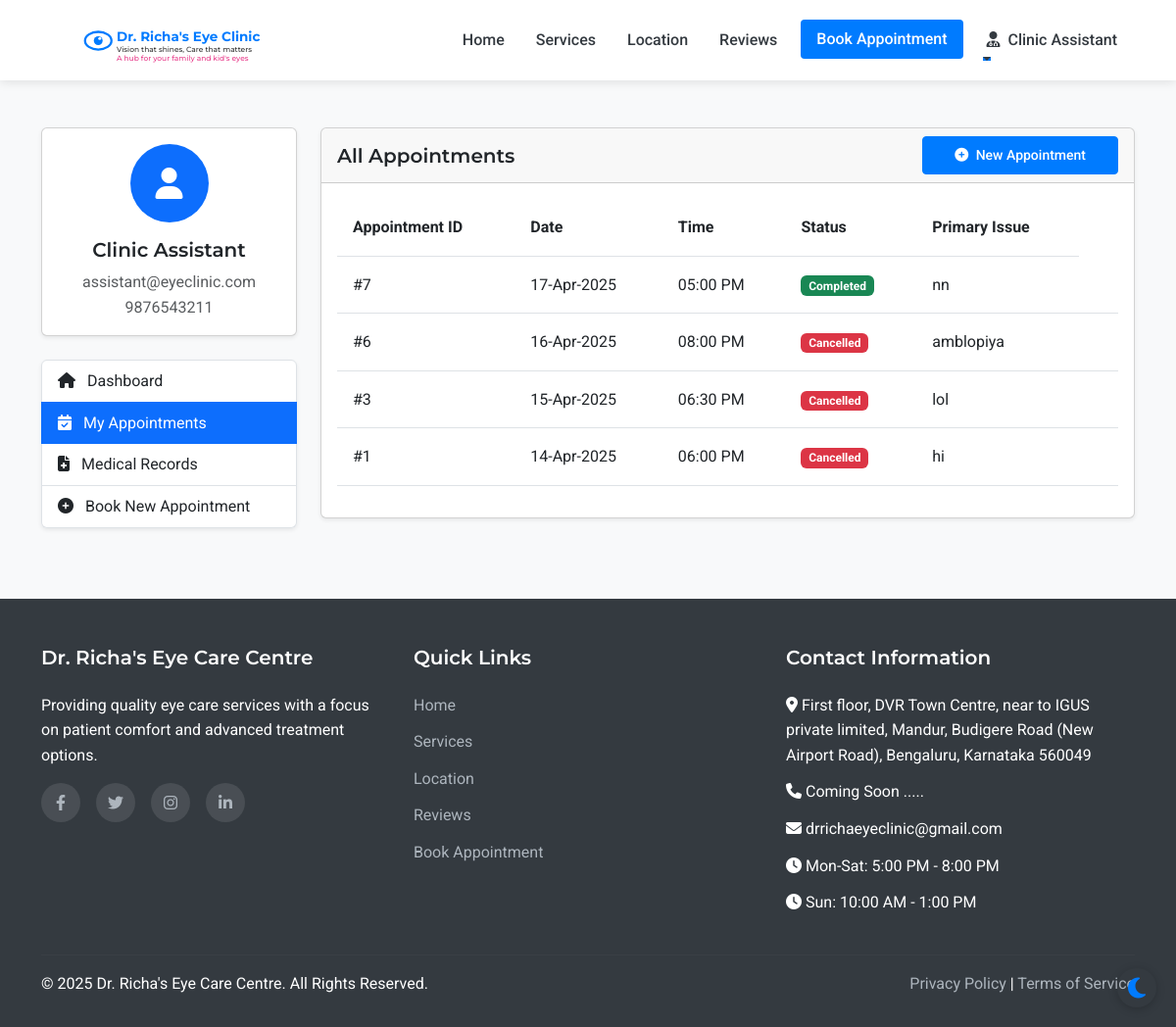
The page /patient/appointments (signed in) on the database as committed earlier.
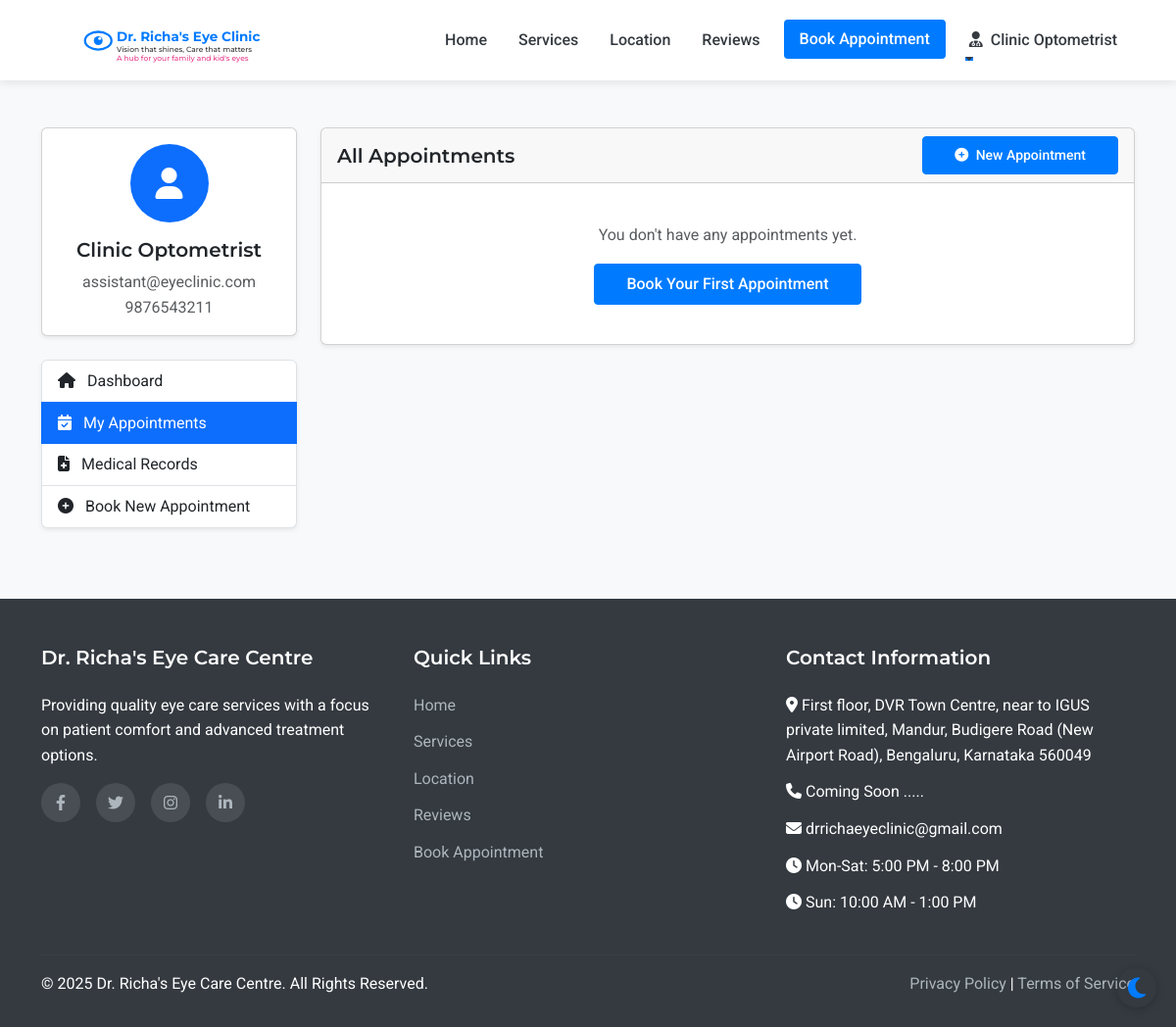
The same page on the database as committed later.
### models.py (models this page shows, shortened)
class Staff(UserMixin, db.Model):
    __abstract__ = True
    id = db.Column(db.Integer, primary_key=True)
    username = db.Column(db.String(64), unique=True, nullable=False)
    email = db.Column(db.String(120), unique=True, nullable=False)
    password_hash = db.Column(db.String(256), nullable=False)
    full_name = db.Column(db.String(100), nullable=False)
    mobile_number = db.Column(db.String(15), nullable=False)

class Assistant(Staff):
    __tablename__ = 'assistant'
    position = db.Column(db.String(100), nullable=True, default='Optometrist')
    full_name = db.Column(db.String(100), nullable=True, default='Optometrist')
    joining_date = db.Column(db.Date, nullable=True)
    salary_records = db.relationship('Salary', backref='assistant', lazy=True)

class Appointment(db.Model):
    id = db.Column(db.Integer, primary_key=True)
    patient_id = db.Column(db.Integer, db.ForeignKey('patient.id'), nullable=False)
    appointment_date = db.Column(db.Date, nullable=False)
    appointment_time = db.Column(db.Time, nullable=False)
    primary_issue = db.Column(db.Text, nullable=True)
    referral_info = db.Column(db.String(255), nullable=True)
    status = db.Column(db.String(20), default='scheduled')  # scheduled, completed, cancelled
    created_at = db.Column(db.DateTime, default=datetime.utcnow)
    consultation_fee = db.Column(db.Float, nullable=False, default=500.0)
    payment_status = db.Column(db.String(20), default='pending')  # pending, paid

### routes.py (the view)
@app.route('/patient/appointments')
@login_required
def patient_appointments():
    appointments = Appointment.query.filter_by(patient_id=current_user.id).order_by(desc(Appointment.appointment_date)).all()
    form = FlaskForm()
    return render_template('patient/appointments.html', appointments=appointments, form=form)

### templates/patient/appointments.html (shortened to what this page needs)
{% extends 'layout.html' %}
{% block content %}
<section class="py-5 bg-light">
    <div class="container">
        <div class="row">
            <div class="col-lg-3 mb-4">
                <div class="card shadow-sm mb-4">
                    <div class="card-body text-center">
                        <div class="avatar-circle bg-primary text-white mb-3">
                            <i class="fas fa-user fa-2x"></i>
                        </div>
                        <h5 class="card-title">{{ current_user.full_name }}</h5>
                        <p class="card-text text-muted mb-0">{{ current_user.email }}</p>
                        <p class="card-text text-muted">{{ current_user.mobile_number }}</p>
                    </div>
                </div>
                <div class="list-group shadow-sm">
                    <a href="{{ url_for('patient_dashboard') }}" class="list-group-item list-group-item-action">
                        <i class="fas fa-home me-2"></i> Dashboard
                    </a>
                    <a href="{{ url_for('patient_appointments') }}" class="list-group-item list-group-item-action active">
                        <i class="fas fa-calendar-check me-2"></i> My Appointments
                    </a>
                    <a href="{{ url_for('patient_medical_records') }}" class="list-group-item list-group-item-action">
                        <i class="fas fa-file-medical me-2"></i> Medical Records
                    </a>
                    <a href="{{ url_for('appointment') }}" class="list-group-item list-group-item-action">
                        <i class="fas fa-plus-circle me-2"></i> Book New Appointment
                    </a>
                </div>
            </div>
            <div class="col-lg-9">
                <div class="card shadow-sm mb-4">
                    <div class="card-header d-flex justify-content-between align-items-center">
                        <h5 class="mb-0">All Appointments</h5>
                        <a href="{{ url_for('appointment') }}" class="btn btn-primary btn-sm">
                            <i class="fas fa-plus-circle me-1"></i> New Appointment
                        </a>
                    </div>
                    <div class="card-body">
                        {% if appointments %}
                            <div class="table-responsive">
                                <table class="table table-hover">
                                    <thead>
                                        <tr>
                                            <th>Appointment ID</th>
                                            <th>Date</th>
                                            <th>Time</th>
                                            <th>Status</th>
                                            <th>Primary Issue</th>
                                        </tr>
                                    </thead>
                                    <tbody>
                                        {% for appointment in appointments %}
                                            <tr>
                                                <td>#{{ appointment.id }}</td>
                                                <td>{{ appointment.appointment_date.strftime('%d-%b-%Y') }}</td>
                                                <td>{{ appointment.appointment_time.strftime('%I:%M %p') }}</td>
                                                <td>
                                                    {% if appointment.status == 'scheduled' %}
                                                        <span class="badge bg-info">Scheduled</span>
                                                    {% elif appointment.status == 'completed' %}
                                                        <span class="badge bg-success">Completed</span>
                                                    {% elif appointment.status == 'cancelled' %}
                                                        <span class="badge bg-danger">Cancelled</span>
                                                    {% else %}
                                                        <span class="badge bg-secondary">{{ appointment.status }}</span>
                                                    {% endif %}
                                                </td>
                                                <td>{{ appointment.primary_issue or 'Not specified' }}</td>
                                                <td>
                                                </td>
                                            </tr>
                                        {% endfor %}
                                    </tbody>
                                </table>
                            </div>
                        {% else %}
                            <div class="text-center p-4">
                                <p class="text-muted mb-3">You don't have any appointments yet.</p>
                                <a href="{{ url_for('appointment') }}" class="btn btn-primary">Book Your First Appointment</a>
                            </div>
                        {% endif %}
                    </div>
                </div>
            </div>
        </div>
    </div>
</section>
{% endblock %}

### templates/layout.html (shortened to what this page needs)
<!DOCTYPE html>
<html lang="en">
<head>
    <link href="https://cdn.jsdelivr.net/npm/bootstrap@5.3.0-alpha1/dist/css/bootstrap.min.css" rel="stylesheet">
    <link rel="stylesheet" href="https://cdn.jsdelivr.net/npm/flatpickr/dist/flatpickr.min.css">
    <link rel="stylesheet" href="https://cdnjs.cloudflare.com/ajax/libs/font-awesome/6.1.1/css/all.min.css">
    <link rel="stylesheet" href="{{ url_for('static', filename='css/style.css') }}">
</head>
<body>
    <nav class="navbar navbar-expand-lg sticky-top">
        <div class="container">
            <a class="navbar-brand" href="{{ url_for('index') }}" id="clinic-logo">
                <div id="interactive-logo-container" style="height: 60px;"></div>
            </a>
            <div class="collapse navbar-collapse" id="navbarNav">
                <ul class="navbar-nav ms-auto">
                    <li class="nav-item">
                        <a class="nav-link {% if request.path == url_for('index') %}active{% endif %}" href="{{ url_for('index') }}">Home</a>
                    </li>
                    <li class="nav-item">
                        <a class="nav-link {% if request.path == url_for('services') %}active{% endif %}" href="{{ url_for('services') }}">Services</a>
                    </li>
                    <li class="nav-item">
                        <a class="nav-link {% if request.path == url_for('location') %}active{% endif %}" href="{{ url_for('location') }}">Location</a>
                    </li>
                    <li class="nav-item">
                        <a class="nav-link {% if request.path == url_for('reviews') %}active{% endif %}" href="{{ url_for('reviews') }}">Reviews</a>
                    </li>
                    <li class="nav-item">
                        <a class="nav-link btn btn-primary text-white px-3 ms-lg-2" href="{{ url_for('appointment') }}">Book Appointment</a>
                    </li>
                    {% if current_user.is_authenticated %}
                        {% if current_user.__class__.__name__ == 'Patient' %}
                            <li class="nav-item dropdown">
                                <a class="nav-link dropdown-toggle" href="#" id="navbarDropdown" role="button" data-bs-toggle="dropdown" aria-expanded="false">
                                    <i class="fas fa-user me-1"></i> {{ current_user.full_name }}
                                </a>
                                <ul class="dropdown-menu dropdown-menu-end" aria-labelledby="navbarDropdown">
                                    <li><a class="dropdown-item" href="{{ url_for('patient_dashboard') }}">Dashboard</a></li>
                                    <li><a class="dropdown-item" href="{{ url_for('patient_appointments') }}">My Appointments</a></li>
                                    <li><a class="dropdown-item" href="{{ url_for('patient_medical_records') }}">Medical Records</a></li>
                                    <li><hr class="dropdown-divider"></li>
                                    <li><a class="dropdown-item" href="{{ url_for('patient_logout') }}">Logout</a></li>
                                </ul>
                            </li>
                        {% else %}
                            <li class="nav-item dropdown">
                                <a class="nav-link dropdown-toggle" href="#" id="navbarDropdown" role="button" data-bs-toggle="dropdown" aria-expanded="false">
                                    <i class="fas fa-user-md me-1"></i> {{ current_user.full_name }}
                                </a>
                            </li>
                        {% endif %}
                    {% endif %}
                </ul>
            </div>
        </div>
    </nav>
    <main>
        {% block content %}{% endblock %}
    </main>
    <footer>
        <div class="container">
            <div class="row">
                <div class="col-md-4 mb-4 mb-md-0">
                    <h5>Dr. Richa's Eye Care Centre</h5>
                    <p class="mb-3">Providing quality eye care services with a focus on patient comfort and advanced treatment options.</p>
                    <div class="social-icons">
                        <a href="#" aria-label="Facebook"><i class="fab fa-facebook-f"></i></a>
                        <a href="#" aria-label="Twitter"><i class="fab fa-twitter"></i></a>
                        <a href="#" aria-label="Instagram"><i class="fab fa-instagram"></i></a>
                        <a href="#" aria-label="LinkedIn"><i class="fab fa-linkedin-in"></i></a>
                    </div>
                </div>
                <div class="col-md-4 mb-4 mb-md-0">
                    <h5>Quick Links</h5>
                    <ul>
                        <li><a href="{{ url_for('index') }}">Home</a></li>
                        <li><a href="{{ url_for('services') }}">Services</a></li>
                        <li><a href="{{ url_for('location') }}">Location</a></li>
                        <li><a href="{{ url_for('reviews') }}">Reviews</a></li>
                        <li><a href="{{ url_for('appointment') }}">Book Appointment</a></li>
                    </ul>
                </div>
                <div class="col-md-4">
                    <h5>Contact Information</h5>
                    <ul>
                        <li><i class="fas fa-map-marker-alt"></i> First floor, DVR Town Centre, near to     IGUS private limited, Mandur, Budigere Road (New Airport Road), Bengaluru, Karnataka 560049</li>
                        <li><i class="fas fa-phone"></i> Coming Soon .....</li>
                        <li><i class="fas fa-envelope"></i> drrichaeyeclinic@gmail.com</li>
                        <li><i class="fas fa-clock"></i> Mon-Sat: 5:00 PM - 8:00 PM</li>
                        <li><i class="fas fa-clock"></i> Sun: 10:00 AM - 1:00 PM</li>
                    </ul>
                </div>
            </div>
            <hr class="mt-4 mb-3" style="border-color: rgba(255,255,255,0.1);">
            <div class="row">
                <div class="col-md-6">
                    <p class="mb-md-0">&copy; {{ now.year }} Dr. Richa's Eye Care Centre. All Rights Reserved.</p>
                </div>
                <div class="col-md-6 text-md-end">
                    <p class="mb-0">
                        <a href="#">Privacy Policy</a> |
                        <a href="#">Terms of Service</a>
                    </p>
                </div>
            </div>
        </div>
    </footer>
</body>
</html>

Rows that differ between the two databases and show on the page:
removed Appointment: id "7", appointment_date "17-Apr-2025", appointment_time "05:00 PM", status "Completed", primary_issue "nn"
removed Appointment: id "6", appointment_date "16-Apr-2025", appointment_time "08:00 PM", status "Cancelled", primary_issue "amblopiya"
removed Appointment: id "3", appointment_date "15-Apr-2025", appointment_time "06:30 PM", status "Cancelled", primary_issue "lol"
removed Appointment: id "1", appointment_date "14-Apr-2025", appointment_time "06:00 PM", status "Cancelled", primary_issue "hi"
changed Assistant "assistant@eyeclinic.com": full_name "Clinic Assistant" → "Clinic Optometrist"
Other text that changed with them:
text no longer shown: "Appointment ID Date Time Status Primary Issue"
text now shown: "You don't have any appointments yet. Book Your First Appointment"
